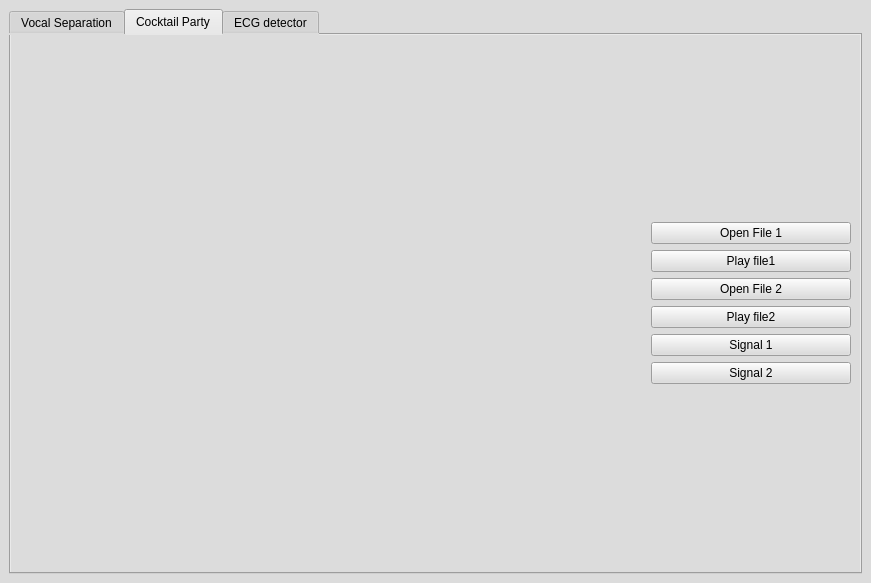
<?xml version="1.0" encoding="UTF-8"?>
<ui version="4.0">
 <class>MainWindow</class>
 <widget class="QMainWindow" name="MainWindow">
  <property name="geometry">
   <rect>
    <x>0</x>
    <y>0</y>
    <width>871</width>
    <height>583</height>
   </rect>
  </property>
  <property name="windowTitle">
   <string>MainWindow</string>
  </property>
  <property name="styleSheet">
   <string notr="true">background-color: rgb(220, 220, 220);</string>
  </property>
  <widget class="QWidget" name="centralwidget">
   <layout class="QVBoxLayout" name="verticalLayout_5">
    <item>
     <widget class="QTabWidget" name="tabWidget">
      <property name="currentIndex">
       <number>1</number>
      </property>
      <widget class="QWidget" name="tab1">
       <attribute name="title">
        <string>Vocal Separation</string>
       </attribute>
       <layout class="QVBoxLayout" name="verticalLayout_4">
        <item>
         <layout class="QVBoxLayout" name="verticalLayout_2" stretch="1">
          <property name="sizeConstraint">
           <enum>QLayout::SetMaximumSize</enum>
          </property>
          <item>
           <widget class="QLabel" name="label_2">
            <property name="maximumSize">
             <size>
              <width>16777215</width>
              <height>90</height>
             </size>
            </property>
            <property name="font">
             <font>
              <pointsize>12</pointsize>
              <weight>75</weight>
              <bold>true</bold>
             </font>
            </property>
            <property name="styleSheet">
             <string notr="true">background-color: rgb(157, 157, 157);
</string>
            </property>
            <property name="text">
             <string>Songs into music and vocals.</string>
            </property>
            <property name="alignment">
             <set>Qt::AlignCenter</set>
            </property>
            <property name="margin">
             <number>10</number>
            </property>
           </widget>
          </item>
         </layout>
        </item>
        <item>
         <layout class="QHBoxLayout" name="horizontalLayout">
          <property name="spacing">
           <number>20</number>
          </property>
          <property name="topMargin">
           <number>10</number>
          </property>
          <property name="bottomMargin">
           <number>0</number>
          </property>
          <item>
           <widget class="PlotWidget" name="tab1_show" native="true"/>
          </item>
          <item>
           <layout class="QVBoxLayout" name="verticalLayout" stretch="10,0,10,10">
            <property name="spacing">
             <number>50</number>
            </property>
            <property name="sizeConstraint">
             <enum>QLayout::SetFixedSize</enum>
            </property>
            <property name="rightMargin">
             <number>30</number>
            </property>
            <property name="bottomMargin">
             <number>30</number>
            </property>
            <item>
             <widget class="QPushButton" name="tab1_openFile">
              <property name="maximumSize">
               <size>
                <width>100</width>
                <height>16777215</height>
               </size>
              </property>
              <property name="text">
               <string>Open File</string>
              </property>
             </widget>
            </item>
            <item>
             <widget class="QPushButton" name="tab1_Song">
              <property name="maximumSize">
               <size>
                <width>100</width>
                <height>16777215</height>
               </size>
              </property>
              <property name="text">
               <string>Song</string>
              </property>
             </widget>
            </item>
            <item>
             <widget class="QPushButton" name="tab1_vocals">
              <property name="maximumSize">
               <size>
                <width>100</width>
                <height>16777215</height>
               </size>
              </property>
              <property name="text">
               <string>Vocals</string>
              </property>
             </widget>
            </item>
            <item>
             <widget class="QPushButton" name="tab1_music">
              <property name="maximumSize">
               <size>
                <width>100</width>
                <height>16777215</height>
               </size>
              </property>
              <property name="text">
               <string>Music</string>
              </property>
             </widget>
            </item>
           </layout>
          </item>
         </layout>
        </item>
       </layout>
      </widget>
      <widget class="QWidget" name="tab2">
       <attribute name="title">
        <string>Cocktail Party</string>
       </attribute>
       <layout class="QGridLayout" name="gridLayout_3">
        <item row="0" column="0">
         <layout class="QGridLayout" name="gridLayout_2">
          <item row="4" column="1">
           <widget class="QPushButton" name="tab2_signal1">
            <property name="maximumSize">
             <size>
              <width>200</width>
              <height>16777215</height>
             </size>
            </property>
            <property name="text">
             <string>Signal 1</string>
            </property>
           </widget>
          </item>
          <item row="5" column="1">
           <widget class="QPushButton" name="tab2_signal2">
            <property name="maximumSize">
             <size>
              <width>200</width>
              <height>16777215</height>
             </size>
            </property>
            <property name="text">
             <string>Signal 2</string>
            </property>
           </widget>
          </item>
          <item row="1" column="1">
           <layout class="QVBoxLayout" name="verticalLayout_9">
            <item>
             <widget class="QPushButton" name="tab2_openFile1">
              <property name="maximumSize">
               <size>
                <width>200</width>
                <height>16777215</height>
               </size>
              </property>
              <property name="text">
               <string>Open File 1</string>
              </property>
             </widget>
            </item>
            <item>
             <widget class="QPushButton" name="file1Play">
              <property name="maximumSize">
               <size>
                <width>200</width>
                <height>16777215</height>
               </size>
              </property>
              <property name="text">
               <string>Play file1</string>
              </property>
             </widget>
            </item>
           </layout>
          </item>
          <item row="4" column="0">
           <widget class="PlotWidget" name="tab2_plotWidget3" native="true"/>
          </item>
          <item row="3" column="0">
           <widget class="PlotWidget" name="tab2_plotWidget2" native="true"/>
          </item>
          <item row="1" column="0">
           <widget class="PlotWidget" name="tab2_plotWidget1" native="true"/>
          </item>
          <item row="5" column="0">
           <widget class="PlotWidget" name="tab2_plotWidget4" native="true"/>
          </item>
          <item row="3" column="1">
           <layout class="QVBoxLayout" name="verticalLayout_10">
            <item>
             <widget class="QPushButton" name="tab2_openFile2">
              <property name="maximumSize">
               <size>
                <width>200</width>
                <height>16777215</height>
               </size>
              </property>
              <property name="text">
               <string>Open File 2</string>
              </property>
             </widget>
            </item>
            <item>
             <widget class="QPushButton" name="file2Play">
              <property name="maximumSize">
               <size>
                <width>200</width>
                <height>16777215</height>
               </size>
              </property>
              <property name="text">
               <string>Play file2</string>
              </property>
             </widget>
            </item>
           </layout>
          </item>
         </layout>
        </item>
       </layout>
      </widget>
      <widget class="QWidget" name="tab3">
       <attribute name="title">
        <string>ECG detector</string>
       </attribute>
       <layout class="QVBoxLayout" name="verticalLayout_6">
        <item>
         <layout class="QHBoxLayout" name="horizontalLayout_2">
          <item>
           <layout class="QVBoxLayout" name="verticalLayout_3">
            <item>
             <widget class="PlotWidget" name="widget" native="true"/>
            </item>
            <item>
             <widget class="PlotWidget" name="widget_2" native="true"/>
            </item>
            <item>
             <widget class="PlotWidget" name="widget_3" native="true"/>
            </item>
            <item>
             <widget class="PlotWidget" name="widget_4" native="true"/>
            </item>
           </layout>
          </item>
          <item>
           <widget class="QPushButton" name="tab3_openfile">
            <property name="maximumSize">
             <size>
              <width>120</width>
              <height>16777215</height>
             </size>
            </property>
            <property name="text">
             <string>Choose Signal</string>
            </property>
           </widget>
          </item>
         </layout>
        </item>
       </layout>
      </widget>
     </widget>
    </item>
   </layout>
  </widget>
 </widget>
 <customwidgets>
  <customwidget>
   <class>PlotWidget</class>
   <extends>QWidget</extends>
   <header location="global">pyqtgraph.h</header>
   <container>1</container>
  </customwidget>
 </customwidgets>
 <resources/>
 <connections/>
</ui>
